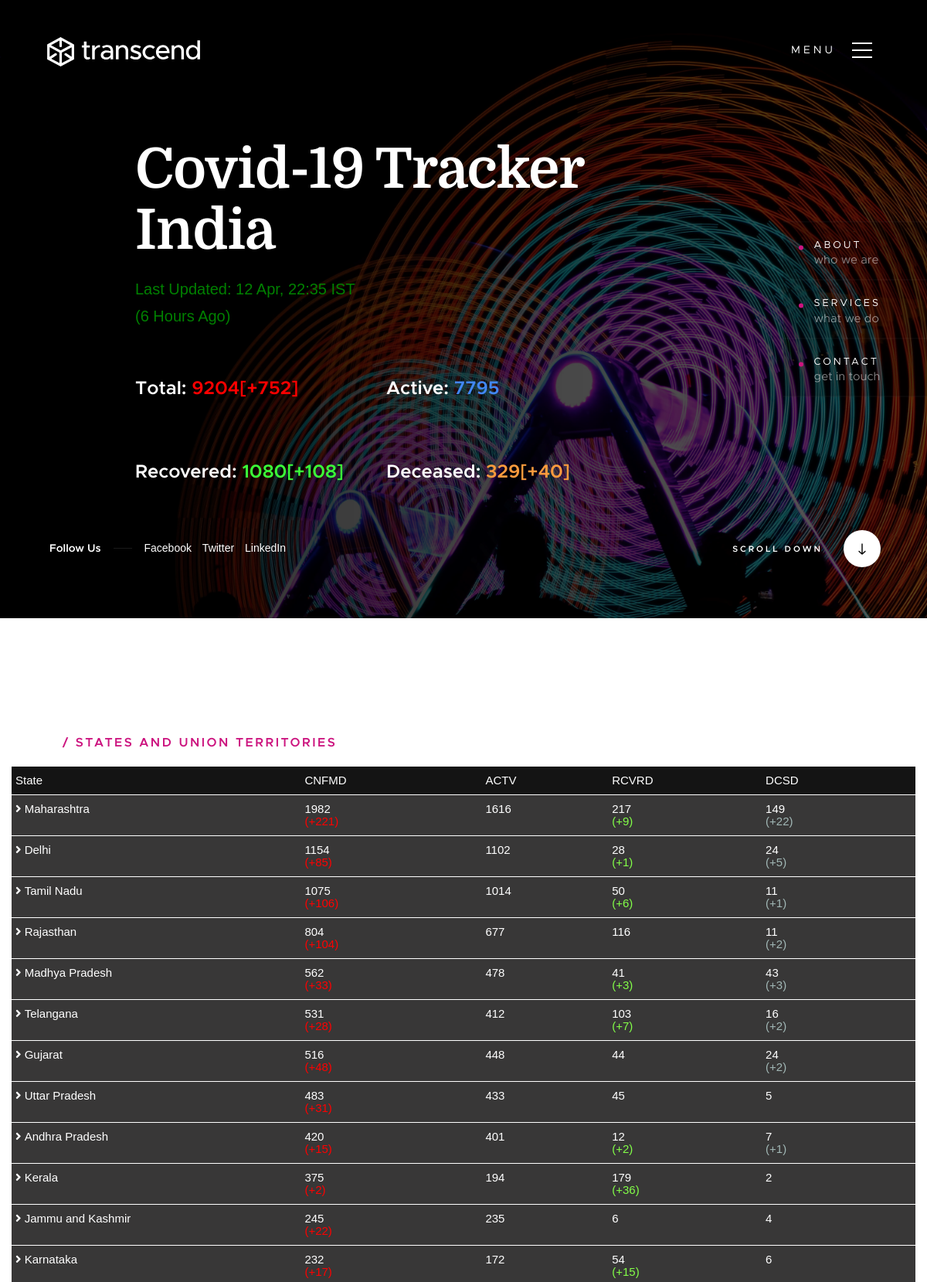
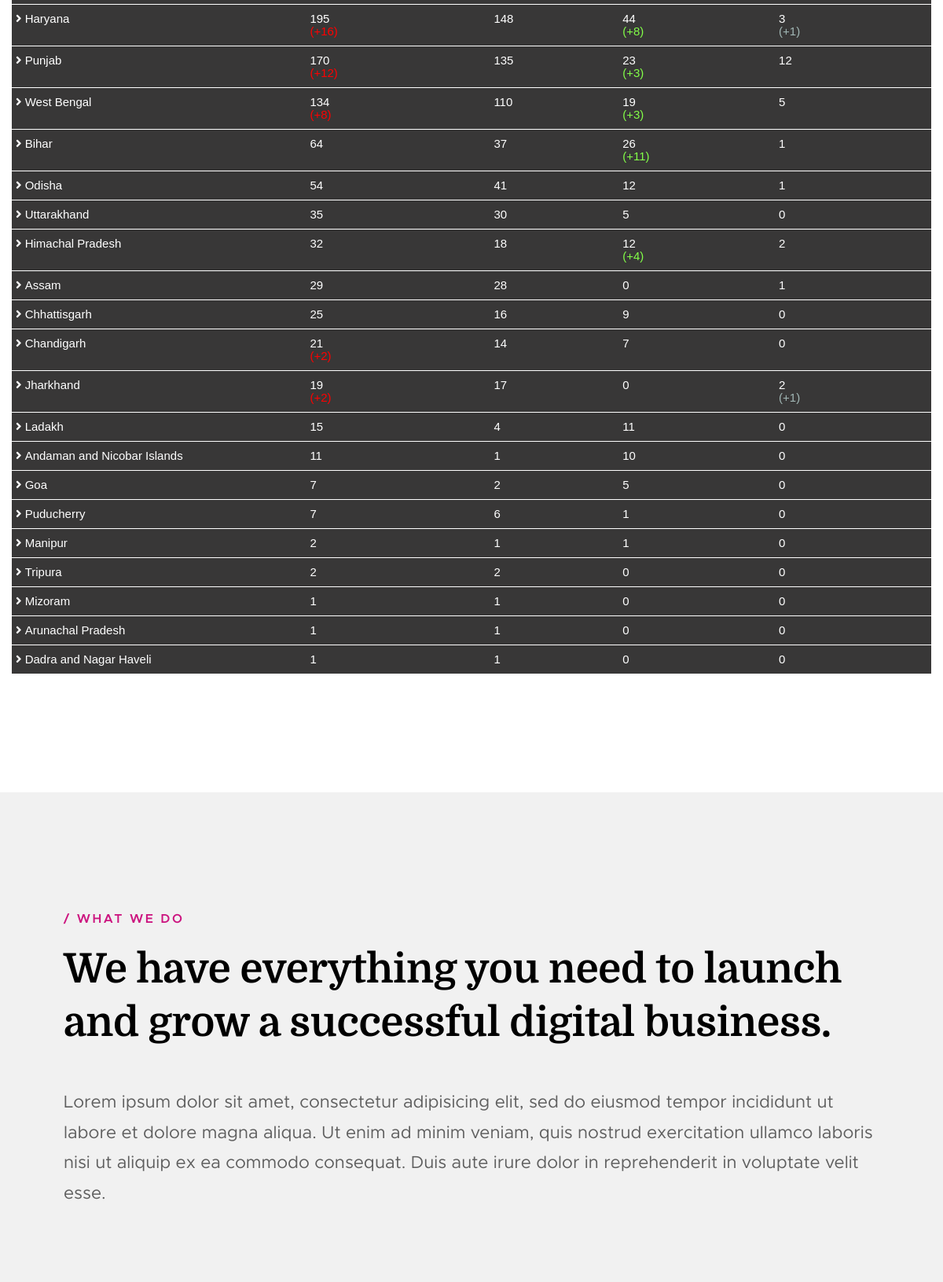
The page / (upper part) on the database its author committed (2 pictures, top to bottom).
### tables this page shows
CREATE TABLE IF NOT EXISTS `total` (
  `id` int(11) NOT NULL AUTO_INCREMENT,
  `total` int(11) NOT NULL,
  `active` int(11) NOT NULL,
  `recovered` int(11) NOT NULL,
  `deaths` int(11) NOT NULL,
  `itotal` int(11) NOT NULL,
  `irecovered` int(11) NOT NULL,
  `ideaths` int(11) NOT NULL,
  `last_update` datetime NOT NULL DEFAULT '2020-01-01 10:00:00',
  PRIMARY KEY (`id`)
);

CREATE TABLE IF NOT EXISTS `states` (
  `state` text NOT NULL,
  `confirmed` int(11) NOT NULL,
  `active` int(11) NOT NULL,
  `recovered` int(11) NOT NULL,
  `deaths` int(11) NOT NULL,
  `iconfirmed` int(11) NOT NULL,
  `irecovered` int(11) NOT NULL,
  `ideaths` int(11) NOT NULL,
  `last_update` datetime NOT NULL DEFAULT '2020-04-11 22:35:00',
  PRIMARY KEY (`state`(50))
);

### states.php (the view, shortened to what this page needs)
<!DOCTYPE html>
<html lang="en" dir="ltr">
  <head>
  </head>
  <body>
<div class="" style="overflow-x:scroll;">
  <div class="myrow">
    <div class="mycolumn">
      State
    </div>
    <div class="mycolumn">
      CNFMD
    </div>
    <div class="mycolumn">
      ACTV
    </div>
    <div class="mycolumn">
      RCVRD
    </div>
    <div class="mycolumn">
      DCSD
    </div>
  </div>
  <?php
    include 'db.php';
    $sql = "SELECT * from states ORDER BY confirmed DESC";
    $result = $conn->query($sql);
          if ($result->num_rows > 0) {
              while($row = $result->fetch_assoc()) {
                  $state = $row['state'];
                  $confirmed = $row['confirmed'];
                  if ($confirmed == 0) {
                    continue;
                  }
                  $active = $row['active'];
                  $recovered = $row['recovered'];
                  $deaths = $row['deaths'];
                  $iconfirmed = $row['iconfirmed'];
                  $irecovered = $row['irecovered'];
                  $ideath = $row['ideaths'];
   ?>
  <div class="myrow"  onclick="openTab('<?php echo str_replace(' ', '', $state); ?>');">
    <div class="mycolumn">
        <i class="fa fa-angle-right" id="<?php echo str_replace(' ', '', $state).'arrow'; ?>"></i>&nbsp;<?php echo $state; ?>
    </div>
    <div class="mycolumn">
      <?php echo $confirmed; ?><div><span style="color:red;"><?php if ($iconfirmed != 0) {echo "(+".$iconfirmed.")";}?></span></div>
    </div>
    <div class="mycolumn" >
      <?php echo $active; ?>
    </div>
    <div class="mycolumn" >
        <?php echo $recovered; ?><div><span style="color:#83FF48;"><?php if ($irecovered != 0) {echo "(+".$irecovered.")";}?></span></div>
    </div>
    <div class="mycolumn" >
        <?php echo $deaths; ?><div><span style="color: #A2B8B6;"><?php if ($ideath != 0) {echo "(+".$ideath.")";}?></span></div>
    </div>
  </div>
  <?php
      }
    }
   ?>
</div>
  </body>
</html>

### index.php (shortened to what this page needs)
<?php include 'db.php';?>
<?php
function date_diff_str($lu)
{
  $diff_total = strtotime(date('Y-m-d H:i:s')) - $lu;
  if(intdiv($diff_total,60)<60){
    $diff_str = intdiv($diff_total,60)." Minutes Ago";
  }elseif (intdiv($diff_total,3600)<24) {
    $diff_str = intdiv($diff_total,3600)." Hours Ago";
  }else{
    $diff_str = intdiv($diff_total,86400)." Days Ago";
  }
  return $diff_str;
}
$sql = "SELECT * FROM total where id=1";
$result = $conn->query($sql);
      if ($result->num_rows > 0) {
          while($row = $result->fetch_assoc()) {
              $total = $row['total'];
              $active = $row['active'];
              $recovered = $row['recovered'];
              $deaths = $row['deaths'];
              $itotal = $row['itotal'];
              $irecovered = $row['irecovered'];
              $ideaths = $row['ideaths'];
              $last_update = $row['last_update'];
              $last_update = strtotime($last_update);
              $last_update_str = date("d M, H:i", $last_update);
          }
      }
      if($itotal != 0){
        $total = $total."[+".$itotal."]";
      }
      if($irecovered != 0){
        $recovered = $recovered."[+".$irecovered."]";
      }
      if($ideaths != 0){
        $deaths = $deaths."[+".$ideaths."]";
      }
      $diff_str = date_diff_str($last_update);
 ?>
<!DOCTYPE html>
<html class="no-js" lang="en">
<head>
    <link rel="stylesheet" href="css/base.css">
    <link rel="stylesheet" href="css/vendor.css">
    <link rel="stylesheet" href="css/main.css">
</head>
<body id="top">
    <header class="s-header">
        <div class="header-logo">
            <a class="site-logo" href="index.html">
                <img src="images/logo.svg" alt="Homepage">
            </a>
        </div>
        <a class="header-menu-toggle" href="#0">
            <span class="header-menu-icon"></span>
        </a>
    </header>
    <section id="home" class="s-home target-section" data-parallax="scroll" data-image-src="images/hero-bg.jpg" data-natural-width=3000 data-natural-height=2000 data-position-y=top>
        <div class="shadow-overlay"></div>
        <div class="home-content">
            <div class="row home-content__main">
                <h1 style="color:white;">
                  Covid-19 Tracker India
                </h1>
                <p style="font-size:20px;color:green;margin:0;">
                Last Updated:<br> <?php echo $last_update_str; ?> IST
                </p>
                <p style="font-size:20px;color:green;margin:0">
                  (<?php echo $diff_str; ?>)
                </p>
                <div class="rowmy">
                  <div class="colmy-6">
                    <h3 style="color:white;">Total: <br><span style="color:red;" class="counta"><?php echo $total; ?></h3>
                  </div>
                  <div class="colmy-6">
                    <h3 style="color:white;">Active:<br> <span style="color:#4287f5;" class="counta"><?php echo $active; ?></span></h3>
                  </div>
                </div>
                <div class="rowmy">
                  <div class="colmy-6">
                    <h3 style="color:white;">Recovered:<br> <span style="color:#3bff38;" class="counta"><?php echo $recovered; ?></span></h3>
                  </div>
                  <div class="colmy-6">
                    <h3 style="color:white;">Deceased:<br> <span style="color:#ff9b3d;" class="counta"><?php echo $deaths; ?></span></h3>
                  </div>
                </div>
        </div>
        <ul class="home-sidelinks">
            <li><a class="smoothscroll" href="#about">About<span>who we are</span></a></li>
            <li><a class="smoothscroll" href="#services">Services<span>what we do</span></a></li>
            <li><a  class="smoothscroll" href="#contact">Contact<span>get in touch</span></a></li>
        </ul>
        <ul class="home-social">
            <li class="home-social-title">Follow Us</li>
            <li><a href="#0">
                <span class="home-social-text">Facebook</span>
            </a></li>
            <li><a href="#0">
                <span class="home-social-text">Twitter</span>
            </a></li>
            <li><a href="#0">
                <span class="home-social-text">LinkedIn</span>
            </a></li>
        </ul>
        <a href="#about" class="home-scroll smoothscroll">
            <span class="home-scroll__text">Scroll Down</span>
            <span class="home-scroll__icon"></span>
        </a>
    </section>
    <section id='about' class="s-about">
        <div class="row section-header" data-aos="fade-up">
            <div class="col-full">
                <h3 class="subhead">States and Union Territories</h3>
            </div>
        </div>
        <div id="state-div"  data-aos="fade-up" style="overflow-y:scroll;">
            <div class="col-full">
                <?php
                 include 'states.php';
                  ?>
            </div>
        </div>
    </section>
    <section id='services' class="s-services light-gray">
        <div class="row section-header" data-aos="fade-up">
            <div class="col-full">
                <h3 class="subhead">What We Do</h3>
                <h1 class="display-1">We have everything you need to launch and grow a successful digital business.</h1>
            </div>
        </div>
        <div class="row" data-aos="fade-up">
            <div class="col-full">
                <p class="lead">
                </p>
            </div>
        </div>
    </section>
</body>
</html>

### css/base.css (style rules this page uses)
html { font-family: sans-serif; line-height: 1.15; -ms-text-size-adjust: 100%; -webkit-text-size-adjust: 100%; }
body { margin: 0; }
article, aside, footer, header, nav, section { display: block; }
h1 { font-size: 2em; margin: 0.67em 0; }
a { background-color: transparent; -webkit-text-decoration-skip: objects; }
img { border-style: none; }
html { font-size: 62.5%; box-sizing: border-box; }
*, *::before, *::after { box-sizing: inherit; }
body { font-weight: normal; line-height: 1; word-wrap: break-word; text-rendering: optimizeLegibility; -webkit-overflow-scrolling: touch; -webkit-text-size-adjust: none; }
body, input, button { -moz-osx-font-smoothing: grayscale; -webkit-font-smoothing: antialiased; }
img, video { max-width: 100%; height: auto; }
div, dl, dt, dd, ul, ol, li, h1, h2, h3, h4, h5, h6, pre, form, p, blockquote, th, td { margin: 0; padding: 0; }
h1, h2, h3, h4, h5, h6 { -webkit-font-smoothing: auto; -webkit-font-smoothing: antialiased; -webkit-font-variant-ligatures: common-ligatures; -moz-font-variant-ligatures: common-ligatures; font-variant-ligatures: common-ligatures; text-rendering: optimizeLegibility; }
em, i { font-style: italic; line-height: inherit; }
ol, ul { list-style: none; }
li { display: block; }
a { text-decoration: none; line-height: inherit; }
a img { border: none; }
.row { width: 89%; max-width: 1200px; margin: 0 auto; }
.row:after { content: ""; display: table; clear: both; }
[class*="col-"] { float: left; padding: 0 20px; }
.col-twelve, .col-full { width: 100%; }
@media only screen and (max-width: 1200px) { [class*="col-"] { padding: 0 15px; } }

### index.php (style rules this page uses)
.rowmy::after { content: ""; clear: both; display: table; }
[class*="colmy-"] { float: left; padding: 0px; }
.colmy-6 { width: 50%; }

### states.php (style rules this page uses)
* { box-sizing: border-box; }
body { margin: 0; font-family: Arial, Helvetica, sans-serif; }
.myrow { background-color: #383737; padding: 5px 0 5px 0; border-bottom: 1px solid white; }
.myrow:nth-child(1) { background-color: #141414; }
.mycolumn { float: left; width: 17%; padding: 5px; font-size: 15px; cursor: pointer; color: white; line-height: 16px; }
.mycolumn:nth-child(1) { width: 32%; }
.mycolumn:nth-child(2) { width: 20%; }
.mycolumn:nth-child(3) { width: 14%; }
.myrow:after { content: ""; display: table; clear: both; }

### rows shown on the page
total: last_update "12 Apr, 22:35", last_update "6 Hours Ago", total "9204[+752]", active "7795", recovered "1080[+108]", deaths "329[+40]"
states: state "Maharashtra", confirmed "1982", iconfirmed "221", active "1616", recovered "217", irecovered "9", deaths "149", ideaths "22"
states: state "Delhi", confirmed "1154", iconfirmed "85", active "1102", recovered "28", irecovered "1", deaths "24", ideaths "5"
states: state "Tamil Nadu", confirmed "1075", iconfirmed "106", active "1014", recovered "50", irecovered "6", deaths "11", ideaths "1"
states: state "Rajasthan", confirmed "804", iconfirmed "104", active "677", recovered "116", deaths "11", ideaths "2"
states: state "Madhya Pradesh", confirmed "562", iconfirmed "33", active "478", recovered "41", irecovered "3", deaths "43", ideaths "3"
states: state "Telangana", confirmed "531", iconfirmed "28", active "412", recovered "103", irecovered "7", deaths "16", ideaths "2"
states: state "Gujarat", confirmed "516", iconfirmed "48", active "448", recovered "44", deaths "24", ideaths "2"
states: state "Uttar Pradesh", confirmed "483", iconfirmed "31", active "433", recovered "45", deaths "5"
states: state "Andhra Pradesh", confirmed "420", iconfirmed "15", active "401", recovered "12", irecovered "2", deaths "7", ideaths "1"
states: state "Kerala", confirmed "375", iconfirmed "2", active "194", recovered "179", irecovered "36", deaths "2"
states: state "Jammu and Kashmir", confirmed "245", iconfirmed "22", active "235", recovered "6", deaths "4"
states: state "Karnataka", confirmed "232", iconfirmed "17", active "172", recovered "54", irecovered "15", deaths "6"
states: state "Haryana", confirmed "195", iconfirmed "16", active "148", recovered "44", irecovered "8", deaths "3", ideaths "1"
states: state "Punjab", confirmed "170", iconfirmed "12", active "135", recovered "23", irecovered "3", deaths "12"
states: state "West Bengal", confirmed "134", iconfirmed "8", active "110", recovered "19", irecovered "3", deaths "5"
states: state "Bihar", confirmed "64", active "37", recovered "26", irecovered "11", deaths "1"
states: state "Odisha", confirmed "54", active "41", recovered "12", deaths "1"
states: state "Uttarakhand", confirmed "35", active "30", recovered "5", deaths "0"
states: state "Himachal Pradesh", confirmed "32", active "18", recovered "12", irecovered "4", deaths "2"
states: state "Assam", confirmed "29", active "28", recovered "0", deaths "1"
states: state "Chhattisgarh", confirmed "25", active "16", recovered "9", deaths "0"
states: state "Chandigarh", confirmed "21", iconfirmed "2", active "14", recovered "7", deaths "0"
states: state "Jharkhand", confirmed "19", iconfirmed "2", active "17", recovered "0", deaths "2", ideaths "1"
states: state "Ladakh", confirmed "15", active "4", recovered "11", deaths "0"
states: state "Andaman and Nicobar Islands", confirmed "11", active "1", recovered "10", deaths "0"
states: state "Goa", confirmed "7", active "2", recovered "5", deaths "0"
states: state "Puducherry", confirmed "7", active "6", recovered "1", deaths "0"
states: state "Manipur", confirmed "2", active "1", recovered "1", deaths "0"
